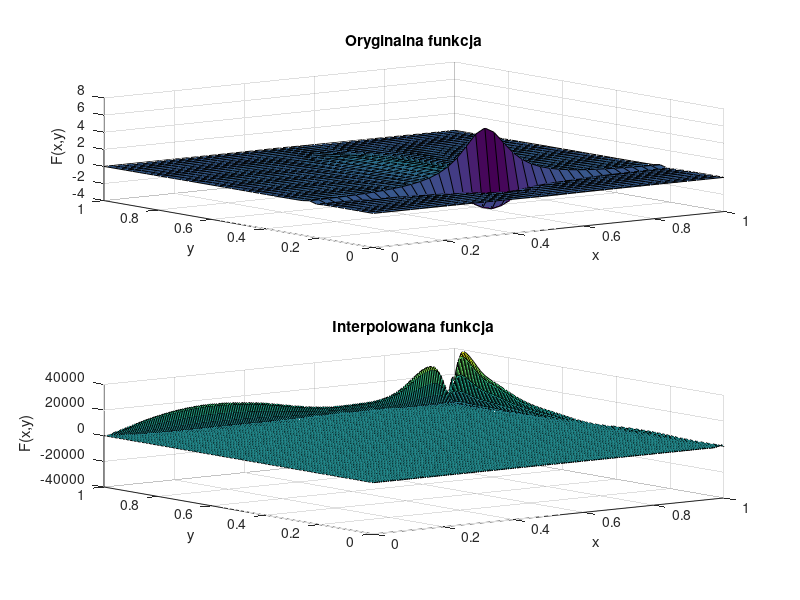

The MATLAB source for this figure:
function [M,N,P,R,x_coarse,y_coarse,F_coarse,x_fine,y_fine,F_fine] = zadanie5()
P = 200; % liczba unikalnych współrzędnych x punktów dla których będzie obliczana interpolacja
R = 200; % liczba unikalnych współrzędnych y punktów dla których będzie obliczana interpolacja
M = 39; % liczba węzłów interpolacji wzdłuż osi X (stopień wielomianu zmiennej x: M-1)
N = 39; % liczba węzłów interpolacji wzdłuż osi Y (stopień wielomianu zmiennej y: N-1)

% Generowanie węzłów interpolacji na płaszczyźnie
x_coarse = linspace(0, 1, M);
y_coarse = linspace(0, 1, N);
[X_coarse, Y_coarse] = meshgrid(x_coarse, y_coarse);

% Wyznaczenie wartości funkcji oryginalnej w węzłach - funkcja Jana Pawła Rungego
F_coarse = (1./(1 + 21.*(x_coarse.*2-1).^5))' .* 1./(1 + 37.*(y_coarse.*2-1).^2);

MN = M*N;
xvec_coarse = reshape(X_coarse, MN, 1);
yvec_coarse = reshape(Y_coarse, MN, 1);
fvec_coarse = reshape(F_coarse, MN, 1);

% Macierz Vandermonde'a dla interpolacji 2d
V = zeros(M*N, M*N);
for i = 0:(M-1)
    for j = 0:(N-1)
        V(:, i*N + j + 1) = xvec_coarse.^i .* yvec_coarse.^j;
    end
end

% Współczynniki wielomianu interpolacyjnego
coeffs = V \ fvec_coarse;

% Obliczanie wartości funkcji interpolującej na gęstszej siatce
x_fine = linspace(0, 1, P);
y_fine = linspace(0, 1, R);
[X_fine, Y_fine] = meshgrid(x_fine, y_fine);

F_fine = zeros(size(X_fine));
% zadanie B: zdefiniuj obliczenia wartości wielomianu interpolującego. Rezultat obliczeń zapisz w zmiennej F_fine.
for i = 0:(M-1)
    for j = 0:(N-1)
        F_fine = F_fine + coeffs(i*N + j + 1) .* X_fine.^i .* Y_fine.^j;
    end
end

subplot(2,1,1);
surf(X_coarse, Y_coarse, F_coarse);
xlabel('x');
ylabel('y');
zlabel('F(x,y)');
title('Oryginalna funkcja');

subplot(2,1,2);
surf(X_fine, Y_fine, F_fine);
xlabel('x');
ylabel('y');
zlabel('F(x,y)');
title('Interpolowana funkcja');

saveas(gcf, 'zadanie5.png');
end